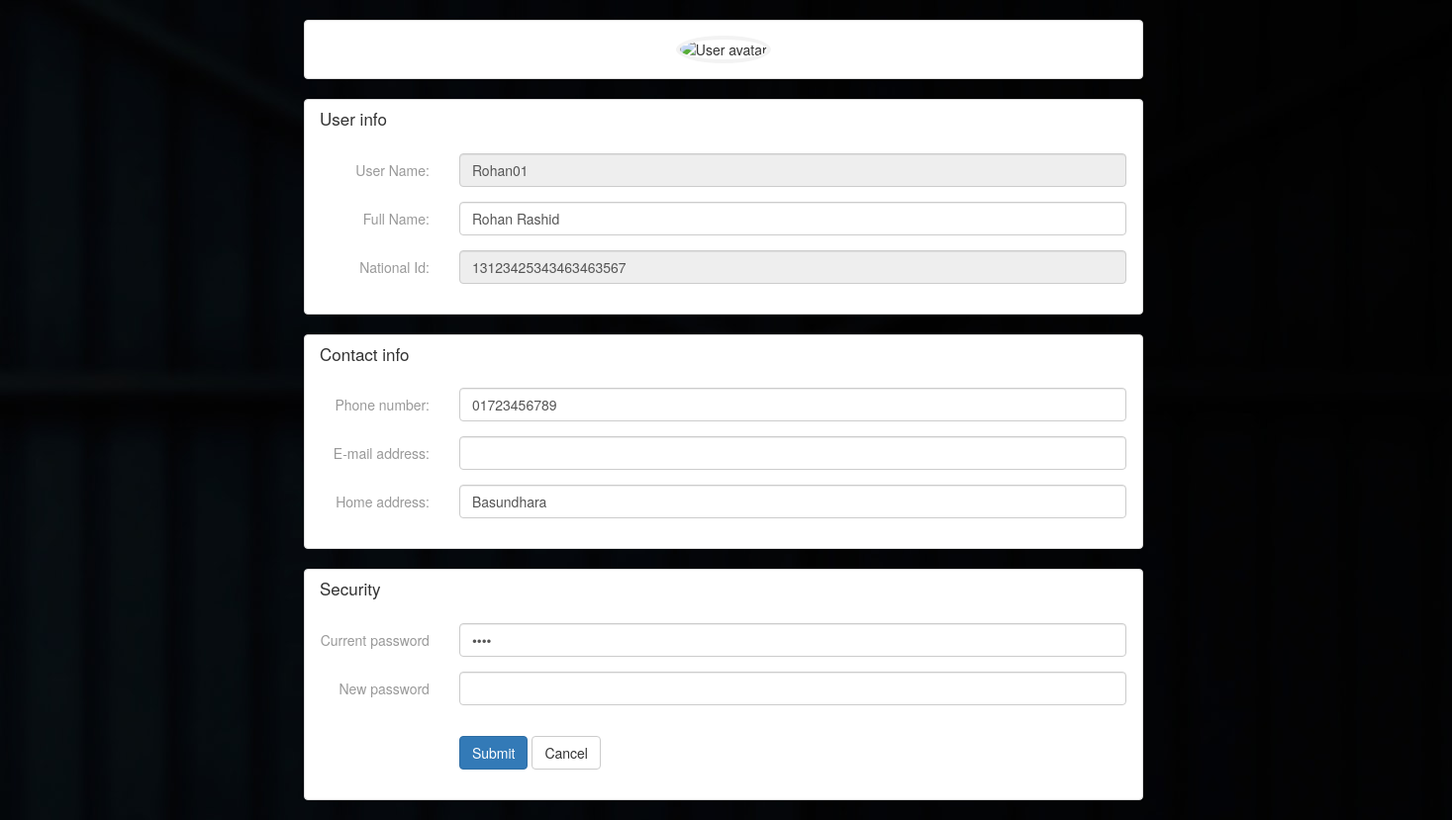
The app's page /Views/Parker/profile.php (signed in) with its own data.
### tables this page shows
CREATE TABLE `parker` (
  `sl` int(50) NOT NULL,
  `username` varchar(100) NOT NULL,
  `email` varchar(100) NOT NULL,
  `phone` varchar(100) NOT NULL,
  `Address` varchar(100) NOT NULL,
  `password` varchar(100) NOT NULL,
  `status` varchar(100) NOT NULL,
  `nid` varchar(20) NOT NULL,
  `Name` varchar(50) NOT NULL
);

### Controllers/ParkerController.php (called while the page is built, shortened)
<?php
  require_once '../Models/db_connect.php';
  function getdetails()
  {
    if(!empty('$_SESSION["loggedinuser"]')){
      $var=$_SESSION["loggedinuser"];
    }
    $query="SELECT * FROM parker WHERE username='$var'";
    $product=get($query);
    return $product[0];
  }
?>

### Views/Models/db_connect.php (called while the page is built, shortened)
<?php
	 $serverName="localhost";
	 $userName="root";
	 $password="";
	 $dbName="parkit";
	function get($query)
	{
        $data=array();
		global $serverName,$userName,$password,$dbName;
		$conn = mysqli_connect( $serverName, $userName, $password, $dbName);
        $result=mysqli_query($conn,$query);
        if(mysqli_num_rows($result) > 0)
        {
            while($row = mysqli_fetch_assoc($result))
            {
                $entity=array();
                foreach($row as $k=>$v)
                {
                    $entity[$k] = $row[$k];
                }
                $data[] = $entity;
            }
        }
		return $data;
	}
?>

### Views/Parker/profile.php (the view, shortened to what this page needs)
<?php
require_once ('../../Controllers/ParkerController.php');
$info=getdetails();
?>
<!DOCTYPE html>
<html lang="en">
<head>
    <link href="http://netdna.bootstrapcdn.com/bootstrap/3.3.7/css/bootstrap.min.css" rel="stylesheet">
</head>
<body>
<link href="https://maxcdn.bootstrapcdn.com/font-awesome/4.3.0/css/font-awesome.min.css" rel="stylesheet">
<div class="container bootstrap snippets bootdeys">
<div class="row">
  <div class="col-xs-12 col-sm-9">
    <form class="form-horizontal" method="post" action="../../Controllers/ParkerController.php"  enctype="multipart/form-data" >
        <div class="panel panel-default">
          <div class="panel-body text-center">
           <img src="https://bootdey.com/img/Content/avatar/avatar7.png" class="img-circle profile-avatar" alt="User avatar">
          </div>
        </div>
      <div class="panel panel-default">
        <div class="panel-heading">
        <h4 class="panel-title">User info</h4>
        </div>
        <div class="panel-body">
          <div class="form-group">
            <label class="col-sm-2 control-label">User Name:</label>
            <div class="col-sm-10">
              <input type="text" value="<?php echo $_SESSION["loggedinuser"];?>" class="form-control" disabled>
            </div>
          </div>
          <div class="form-group">
            <label class="col-sm-2 control-label">Full Name:</label>
            <div class="col-sm-10">
              <input type="text" name="name" value="<?php echo $info["Name"]?>" class="form-control">
            </div>
          </div>
		  <div class="form-group">
            <label class="col-sm-2 control-label">National Id:</label>
            <div class="col-sm-10">
              <input type="text" name="space"value="<?php echo $info["nid"]?>" class="form-control"readonly>
            </div>
          </div>
        </div>
      </div>
      <div class="panel panel-default">
        <div class="panel-heading">
        <h4 class="panel-title">Contact info</h4>
        </div>
        <div class="panel-body">
          <div class="form-group">
            <label class="col-sm-2 control-label">Phone number:</label>
            <div class="col-sm-10">
              <input type="tel" name="phone" value="<?php echo $info["phone"]?>" class="form-control">
            </div>
          </div>
          <div class="form-group">
            <label class="col-sm-2 control-label">E-mail address:</label>
            <div class="col-sm-10">
              <input type="text" name="email" value="<?php echo $info["email"]?>" class="form-control">
            </div>
          </div>
          <div class="form-group">
            <label class="col-sm-2 control-label">Home address:</label>
            <div class="col-sm-10">
              <input type="text" name="address" value="<?php echo $info["Address"]?>" class="form-control">
            </div>
          </div>
        </div>
      </div>
      <div class="panel panel-default">
        <div class="panel-heading">
        <h4 class="panel-title">Security</h4>
        </div>
        <div class="panel-body">
          <div class="form-group">
            <label class="col-sm-2 control-label">Current password</label>
            <div class="col-sm-10">
              <input type="password" value="<?php echo $info["password"]?>"class="form-control">
            </div>
          </div>
          <div class="form-group">
            <label class="col-sm-2 control-label">New password</label>
            <div class="col-sm-10">
              <input type="password" name="npass" class="form-control">
            </div>
          </div>
          <div class="form-group">
            <div class="col-sm-10 col-sm-offset-2">
            </div>
          </div>
          <div class="form-group">
            <div class="col-sm-10 col-sm-offset-2">
              <button type="submit" name="Updateparker" class="btn btn-primary">Submit</button>
              <button type="reset" class="btn btn-default">Cancel</button>
            </div>
          </div>
        </div>
      </div>
    </form>
  </div>
</div>
</div>
</body>
</html>

### Views/Parker/profile.php (style rules this page uses)
body { margin-top:20px; background:url(../Images/car.jpg); margin-left: 287px; }
.panel { box-shadow: none; }
.panel-heading { border-bottom: 0; }
.panel-title { font-size: 17px; }
.panel-body *:first-child { margin-top: 0; }
.panel-default > .panel-heading { color: #333333; background-color: transparent; border-color: rgba(0, 0, 0, 0.07); }
form label { color: #999999; font-weight: 400; }
.form-horizontal .form-group { margin-left: -15px; margin-right: -15px; }
@media (min-width: 768px) { .form-horizontal .control-label { text-align: right; margin-bottom: 0; padding-top: 7px; } }
.profile-avatar { width: 200px; position: relative; margin: 0px auto; margin-top: 196px; border: 4px solid #f3f3f3; }

### records on screen
parker: name "Rohan Rashid", phone "01723456789", address "Basundhara"
